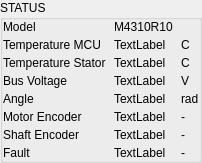
       <widget class="QGroupBox" name="StatusGroupBox">
        <property name="title">
         <string>STATUS</string>
        </property>
        <layout class="QGridLayout" name="gridLayout_2">
         <property name="leftMargin">
          <number>0</number>
         </property>
         <property name="topMargin">
          <number>0</number>
         </property>
         <property name="rightMargin">
          <number>0</number>
         </property>
         <property name="bottomMargin">
          <number>0</number>
         </property>
         <property name="horizontalSpacing">
          <number>8</number>
         </property>
         <property name="verticalSpacing">
          <number>4</number>
         </property>
         <item row="0" column="0">
          <widget class="QLabel" name="StatusModelCaptionLbl">
           <property name="text">
            <string>Model</string>
           </property>
          </widget>
         </item>
         <item row="0" column="1">
          <widget class="QLabel" name="StatusModelLbl">
           <property name="text">
            <string>M4310R10</string>
           </property>
          </widget>
         </item>
         <item row="0" column="2">
          <widget class="QLabel" name="StatusModelUnitLbl">
           <property name="text">
            <string/>
           </property>
          </widget>
         </item>
         <item row="1" column="0">
          <widget class="QLabel" name="StatusTempMcuCaptionLbl">
           <property name="text">
            <string>Temperature MCU</string>
           </property>
          </widget>
         </item>
         <item row="1" column="1">
          <widget class="QLabel" name="StatusTempMcuLbl">
           <property name="text">
            <string>TextLabel</string>
           </property>
          </widget>
         </item>
         <item row="1" column="2">
          <widget class="QLabel" name="StatusTempMcuUnitLbl">
           <property name="text">
            <string>C</string>
           </property>
          </widget>
         </item>
         <item row="2" column="0">
          <widget class="QLabel" name="StatusTempStatorCaptionLbl">
           <property name="text">
            <string>Temperature Stator</string>
           </property>
          </widget>
         </item>
         <item row="2" column="1">
          <widget class="QLabel" name="StatusTempStatorLbl">
           <property name="text">
            <string>TextLabel</string>
           </property>
          </widget>
         </item>
         <item row="2" column="2">
          <widget class="QLabel" name="StatusTempStatorUnitLbl">
           <property name="text">
            <string>C</string>
           </property>
          </widget>
         </item>
         <item row="3" column="0">
          <widget class="QLabel" name="StatusBusVoltageCaptionLbl">
           <property name="text">
            <string>Bus Voltage</string>
           </property>
          </widget>
         </item>
         <item row="3" column="1">
          <widget class="QLabel" name="StatusBusVoltageLbl">
           <property name="text">
            <string>TextLabel</string>
           </property>
          </widget>
         </item>
         <item row="3" column="2">
          <widget class="QLabel" name="StatusBusVoltageUnitLbl">
           <property name="text">
            <string>V</string>
           </property>
          </widget>
         </item>
         <item row="4" column="0">
          <widget class="QLabel" name="StatusAngleCaptionLbl">
           <property name="text">
            <string>Angle</string>
           </property>
          </widget>
         </item>
         <item row="4" column="1">
          <widget class="QLabel" name="StatusAngleLbl">
           <property name="text">
            <string>TextLabel</string>
           </property>
          </widget>
         </item>
         <item row="4" column="2">
          <widget class="QLabel" name="StatusAngleUnitLbl">
           <property name="text">
            <string>rad</string>
           </property>
          </widget>
         </item>
         <item row="5" column="0">
          <widget class="QLabel" name="StatusRotorEncoderCaptionLbl">
           <property name="text">
            <string>Motor Encoder</string>
           </property>
          </widget>
         </item>
         <item row="5" column="1">
          <widget class="QLabel" name="StatusRotorEncoderLbl">
           <property name="text">
            <string>TextLabel</string>
           </property>
          </widget>
         </item>
         <item row="5" column="2">
          <widget class="QLabel" name="StatusRotorEncoderUnitLbl">
           <property name="text">
            <string>-</string>
           </property>
          </widget>
         </item>
         <item row="6" column="0">
          <widget class="QLabel" name="StatusShaftEncoderCaptionLbl">
           <property name="text">
            <string>Shaft Encoder</string>
           </property>
          </widget>
         </item>
         <item row="6" column="1">
          <widget class="QLabel" name="StatusShaftEncoderLbl">
           <property name="text">
            <string>TextLabel</string>
           </property>
          </widget>
         </item>
         <item row="6" column="2">
          <widget class="QLabel" name="StatusShaftEncoderUnitLbl">
           <property name="text">
            <string>-</string>
           </property>
          </widget>
         </item>
         <item row="7" column="0">
          <widget class="QLabel" name="StatusFaultCaptionLbl">
           <property name="text">
            <string>Fault</string>
           </property>
          </widget>
         </item>
         <item row="7" column="1">
          <widget class="QLabel" name="FaultLabel">
           <property name="text">
            <string>TextLabel</string>
           </property>
          </widget>
         </item>
         <item row="7" column="2">
          <widget class="QLabel" name="StatusFaultUnitLbl">
           <property name="text">
            <string>-</string>
           </property>
          </widget>
         </item>
        </layout>
       </widget>
